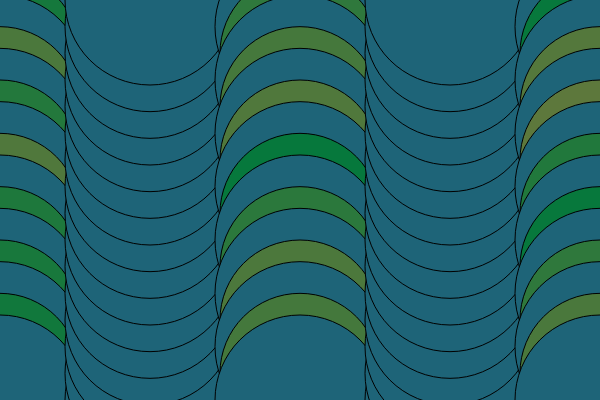
Frame 1 (no input)
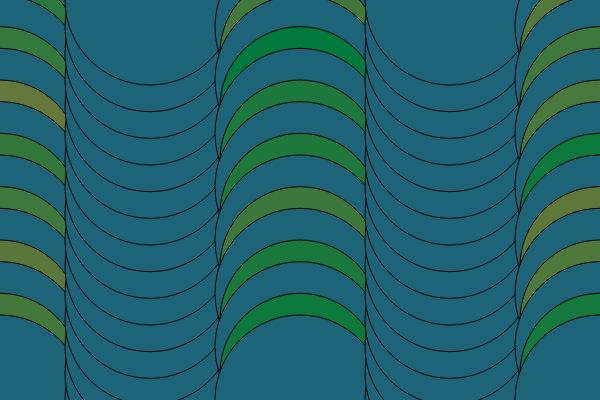
Frame 60 (no input)
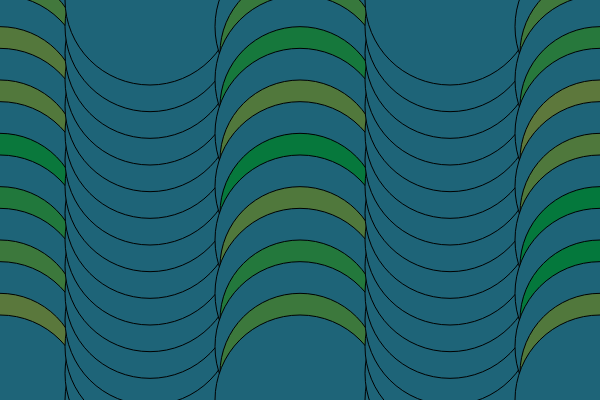
Frame 120 (the mouse pressed at the canvas centre since frame 60)

The p5.js sketch that drew these frames (run headless with seeded random() and noise() and a simulated clock; from frame 60 on, the mouse is pressed at the canvas centre):

// p5.js sketch
// ── sketch.js
function setup() {
  createCanvas(600, 400);
}

function draw() {
  //stroke(255);
  //strokeWeight(1);

  //col = mouseX/2;
  //col = map(mouseX, 0, 600, 0, 255);

  var xdis = width / 4;
  var ydis = height / 15;

  for (var x = 0; x <= 4; x++) {
    if (x % 2 === 0) {
      for (var y = 0; y <= 15; y++) {
        if (x % 2 === 0 && y % 2 === 0) {
          //fill(100, 100, 120);
          // circle(x * xdis, y * ydis, 200);
          fill(random(100), 120, 60);
          circle(x * xdis, y * ydis, 160);
        } else {
          fill(30, 100, 120);
          circle(x * xdis, y * ydis, 170);
        }
      }
    } else {
      for (var y = 15; y >= 0; y--) {
        if (x % 2 === 0 && y % 2 === 0) {
          //fill(100, 100, 120);
          // circle(x * xdis, y * ydis, 200);
          fill(100, 120, 60);
          circle(x * xdis, y * ydis, 160);
        } else {
          fill(30, 100, 120);
          circle(x * xdis, y * ydis, 170);
        }
      }
    }
  }
}
